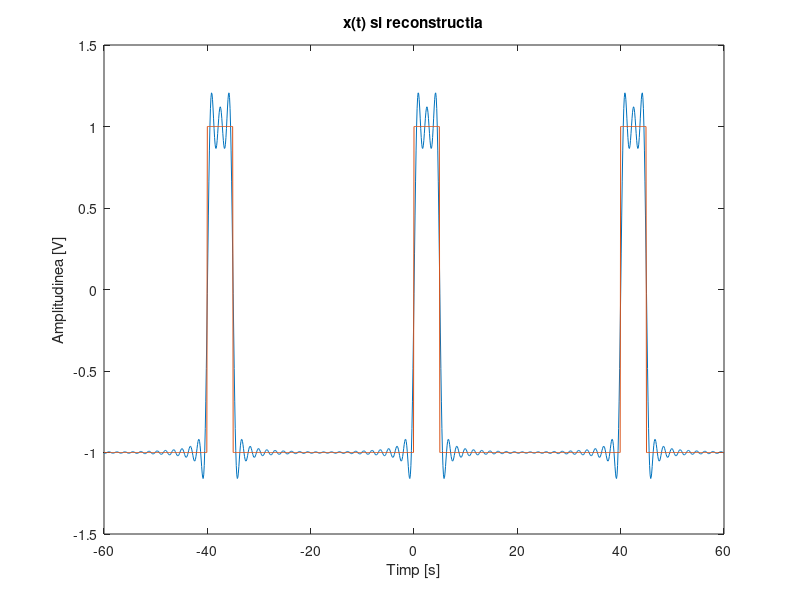
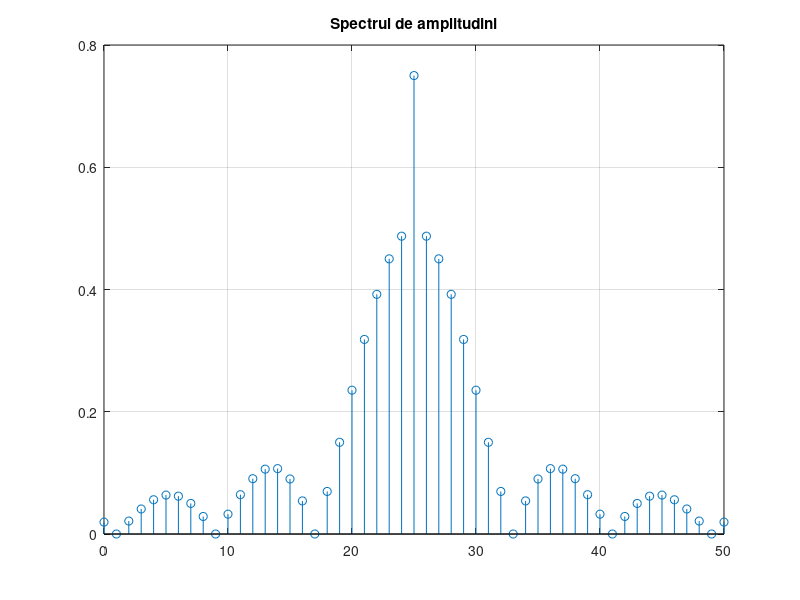

Write MATLAB code to recreate these figures, in order.
%Numar de ordine: 5 Bricicaru Lucian Semnal Dreptunghiular
%conform SF, orice semnal poate fi scris ca o suma infinita de sinusuri si cosinusuri de diferite frecvente
%semnalul reconstruit are aproape aceeasi forma ca si semnalul original, avand cateva diferente
%aceasta diferenta poate fi diminuata prin cresterea numarului de coeficienti din SF
%spre final putem observa ca semnalul poate fi scris printr-o suma de SIN, deci semnalul va prezenta un caracter sinusoidal

%atribuim perioadei valoarea data
P = 40; %Perioada semnalului
f = 1/P;
%alegem rezolutia temporala adecvata si ulterior sa mai afisam o perioada la dreapta si alta la stanga
t = -1.5 * P:0.1:1.5 * P;
%atribuim pulsul semnalului in functie de ordine
D = 5;
%calculam factorul de umplere cu formula : duty = D / P * 100;
duty = 12.5;
%setam numarul de coeficienti
N = 50; 
omega = 2 * pi / P; 

%notam semnalul nostru dreptunghiular cu X si cream un semnal dreptunghiular
X = square(omega * t, duty);        
f = @(t)square(omega * t, duty);
%calculam coeficientii CC

CC = 1 / P * integral(f, 0, P);
Ck = zeros(1,N);
Ak = zeros(1,N);
x_modificat = 0;

	for (k = 1 : 1 : N)
   		f = @(t)square(omega * t, duty).*exp(-omega * t * 1j * (k - 25));
		%calculam coeficientii SFC
   		Ck(k) = 1/P * integral(f, 0, P);             
   		Ak(k+1) = 2 * abs(Ck(k));
		%cream un semnal din suma de sinusuri
  		x_modificat = x_modificat + Ck(k) * exp(omega * t *1j * (k - 25));
	end

figure(1);
%afisam semnalul creat din suma de sinusuri peste semnalul original
plot(t, x_modificat, t, X);
title('x(t) si reconstructia');
ylabel('Amplitudinea [V]');
xlabel('Timp [s]');
figure(2)
%facem simetria amplitudinilor Ak pentru spectru
Ak(26) = abs(CC);
Ak(1) = Ak(51);   
%afisam spectrul de valori                 
stem([0:N],Ak); 
title('Spectrul de amplitudini');
grid;
